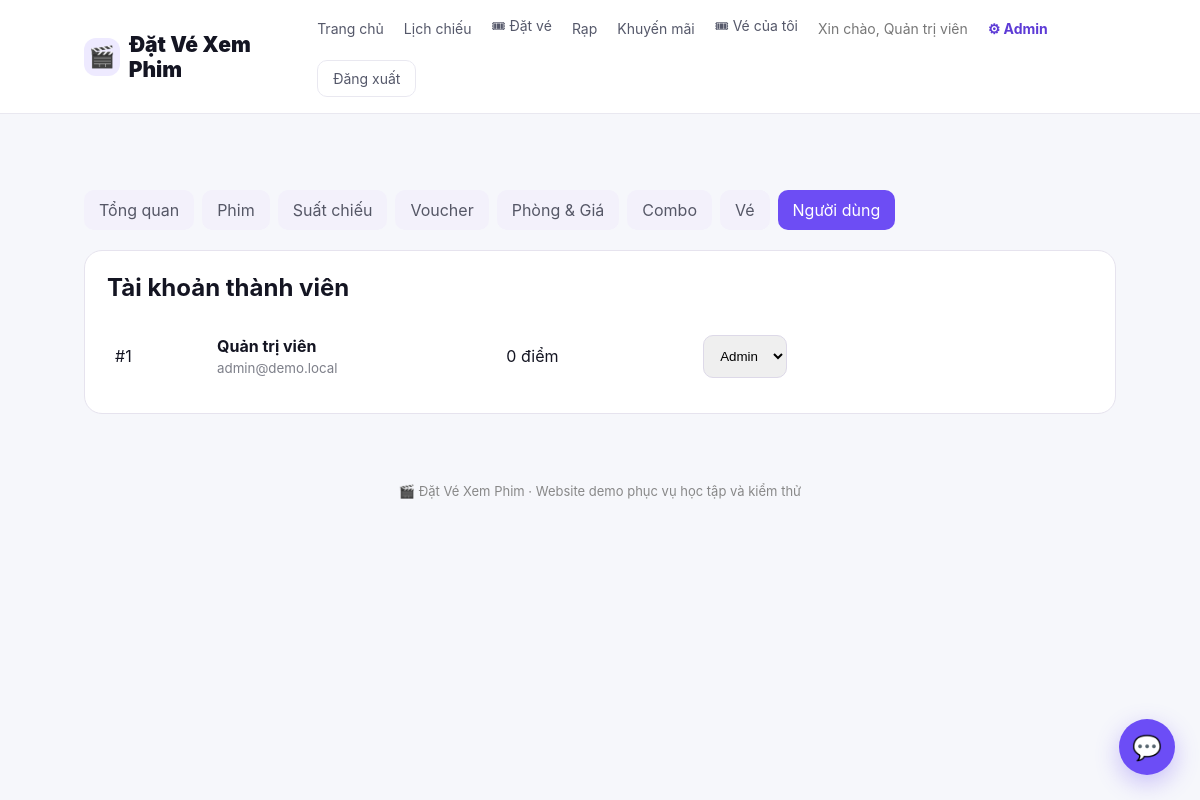
Page /admin/users (signed in) on the committed database.
### tables this page shows
CREATE TABLE users(id INTEGER PRIMARY KEY AUTOINCREMENT,name TEXT NOT NULL,email TEXT UNIQUE NOT NULL,password TEXT NOT NULL,role TEXT NOT NULL DEFAULT 'user',points INTEGER NOT NULL DEFAULT 0);

### admin_routes.py (the view)
@admin_bp.route('/users')
def users():
    c=get_db(); rows=c.execute('SELECT id,name,email,role,points FROM users ORDER BY id DESC').fetchall(); c.close(); return render_template('admin/users.html',users=rows)

### admin_routes.py (called while the page is built)
@admin_bp.before_request
def protect():
    if session.get('role')!='admin': return redirect(url_for('auth.login',next=request.path))

### app.py (called while the page is built, shortened)
def _get_tab_token():
    return request.args.get("tab_token") or request.form.get("tab_token") or request.headers.get("X-Tab-Token")

@app.before_request
def restore_tab_session():
    token = _get_tab_token()
    if session.get("user_id"):
        conn = get_db()
        db_user = conn.execute("SELECT id,name,role FROM users WHERE id=?", (session["user_id"],)).fetchone()
        conn.close()
        if db_user:
            session["user_name"] = db_user["name"]
            session["role"] = db_user["role"]
            update_user(token, db_user["name"], db_user["role"])
        else:
            session.clear()
            if token:
                from tab_sessions import clear_user
                clear_user(token)

@app.after_request
def keep_tab_token(response):
    token = _get_tab_token()
    return response

### database.py (called while the page is built)
def get_db():
    conn=sqlite3.connect(DB)
    conn.row_factory=sqlite3.Row
    return conn

### main_routes.py (called while the page is built)
@main_bp.app_context_processor
def inject_user():
    return {'current_user': session.get('user_name'), 'is_admin': session.get('role') == 'admin', 'poster_defaults': {m['id']: m['poster'] for m in MOVIES}}

### tab_sessions.py (called while the page is built, shortened)
def update_user(token, user_name=None, role=None):
    if not token:
        return

### templates/admin/users.html
{% extends 'base.html' %}{% block title %}Quản lý người dùng{% endblock %}{% block content %}<main class="admin-page"><div class="admin-nav"><a href="/admin/">Tổng quan</a><a href="/admin/movies">Phim</a><a href="/admin/showtimes">Suất chiếu</a><a href="/admin/vouchers">Voucher</a><a href="/admin/rooms">Phòng & Giá</a><a href="/admin/combos">Combo</a><a href="/admin/tickets">Vé</a><a class="active" href="/admin/users">Người dùng</a></div><section class="admin-card"><h2>Tài khoản thành viên</h2><div class="admin-table">{% for u in users %}<div class="tr"><span>#{{u.id}}</span><span><b>{{u.name}}</b><small>{{u.email}}</small></span><span>{{u.points}} điểm</span><span><form method="post" action="/admin/users/{{u.id}}/role"><select name="role" onchange="this.form.submit()"><option value="user" {% if u.role=='user' %}selected{% endif %}>User</option><option value="admin" {% if u.role=='admin' %}selected{% endif %}>Admin</option></select></form></span></div>{% endfor %}</div></section></main>{% endblock %}

### templates/base.html (shortened to what this page needs)
<!doctype html><html lang="vi"><head><link rel="stylesheet" href="{{ url_for('static',filename='style.css') }}"></head><body>
<header class="site-header"><a class="brand" href="/"><span class="brand-icon">🎬</span><span>Đặt Vé Xem Phim</span></a><nav><a href="/">Trang chủ</a><a href="/showtimes">Lịch chiếu</a><a href="/booking">🎟 Đặt vé</a><a href="/cinemas">Rạp</a><a href="/promotions">Khuyến mãi</a>{% if current_user %}<a href="/tickets">🎟 Vé của tôi</a><span class="hello">Xin chào, {{current_user}}</span>{% if is_admin %}<a class="admin-link" href="/admin">⚙ Admin</a>{% endif %}<a class="nav-outline" href="/logout">Đăng xuất</a>{% else %}<a href="/login">Đăng nhập</a><a class="nav-cta" href="/register">Đăng ký</a>{% endif %}</nav></header>
{% block content %}{% endblock %}<footer class="footer">🎬 Đặt Vé Xem Phim · Website demo phục vụ học tập và kiểm thử</footer>
<button type="button" class="chat-button" id="chatOpen" aria-label="Mở trợ lý chatbot">💬</button>
</body></html>

### static/style.css (style rules this page uses)
:root { --bg:#f6f7fb;--surface:#fff;--ink:#141522;--muted:#6f7280;--primary:#6c4df6;--primary2:#8c68ff;--line:#e9e8f0;--success:#18864b;--danger:#c63d4d;--shadow:0 18px 50px rgba(31,27,66,.08) }
* { box-sizing:border-box }
html { scroll-behavior:smooth }
body { margin:0;font-family:Inter,ui-sans-serif,system-ui,-apple-system,BlinkMacSystemFont,"Segoe UI",Arial,sans-serif;background:var(--bg);color:var(--ink) }
a { color:inherit }
button,input { font:inherit }
.site-header { position:sticky;top:0;z-index:50;background:rgba(255,255,255,.94);backdrop-filter:blur(14px);border-bottom:1px solid var(--line);padding:16px 7%;display:flex;justify-content:space-between;align-items:center;gap:20px }
.brand { text-decoration:none;font-size:21px;font-weight:900;display:flex;align-items:center;gap:9px }
.brand-icon { width:38px;height:38px;border-radius:12px;display:grid;place-items:center;background:#eeeaff }
.site-header nav { display:flex;align-items:center;gap:20px;flex-wrap:wrap;font-size:14px }
.site-header nav a { text-decoration:none;color:#55586a }
.nav-cta,.nav-outline { padding:9px 15px;border-radius:10px }
.nav-outline { border:1px solid var(--line) }
.hello { color:#777 }
.footer { text-align:center;color:#888;padding:35px 15px;font-size:13px }
main { width:86%;max-width:1180px;margin:34px auto }
.chat-button { position:fixed;right:25px;bottom:25px;width:56px;height:56px;border:0;border-radius:50%;background:var(--primary);color:#fff;font-size:24px;cursor:pointer;box-shadow:0 8px 24px #6c4df655;z-index:80 }
.admin-link { color:#5d3bd6!important;font-weight:700 }
.admin-page { padding-top:42px }
.admin-nav { display:flex;gap:8px;flex-wrap:wrap;margin-bottom:20px }
.admin-nav a { padding:10px 15px;border-radius:10px;text-decoration:none;color:#555766;background:#f3f1fb }
.admin-nav a.active,.admin-nav a:hover { background:#6d4df4;color:#fff }
.admin-card { background:#fff;border:1px solid #e6e3ee;border-radius:18px;padding:22px;margin-bottom:20px }
.admin-card h2 { margin-top:0 }
.admin-form input,.admin-form select,.admin-table select { padding:12px;border:1px solid #ddd9e8;border-radius:10px }
.admin-table { display:grid }
.tr { display:grid;grid-template-columns:90px 1.5fr 1fr 1fr 1fr;gap:12px;align-items:center;padding:13px 8px;border-bottom:1px solid #eee }
.tr:last-child { border-bottom:0 }
.tr small { display:block;color:#7d7f89;margin-top:4px }

### rows in the picture
users: name "Quản trị viên", id "1", email "admin@demo.local", points "0", role "Admin"
